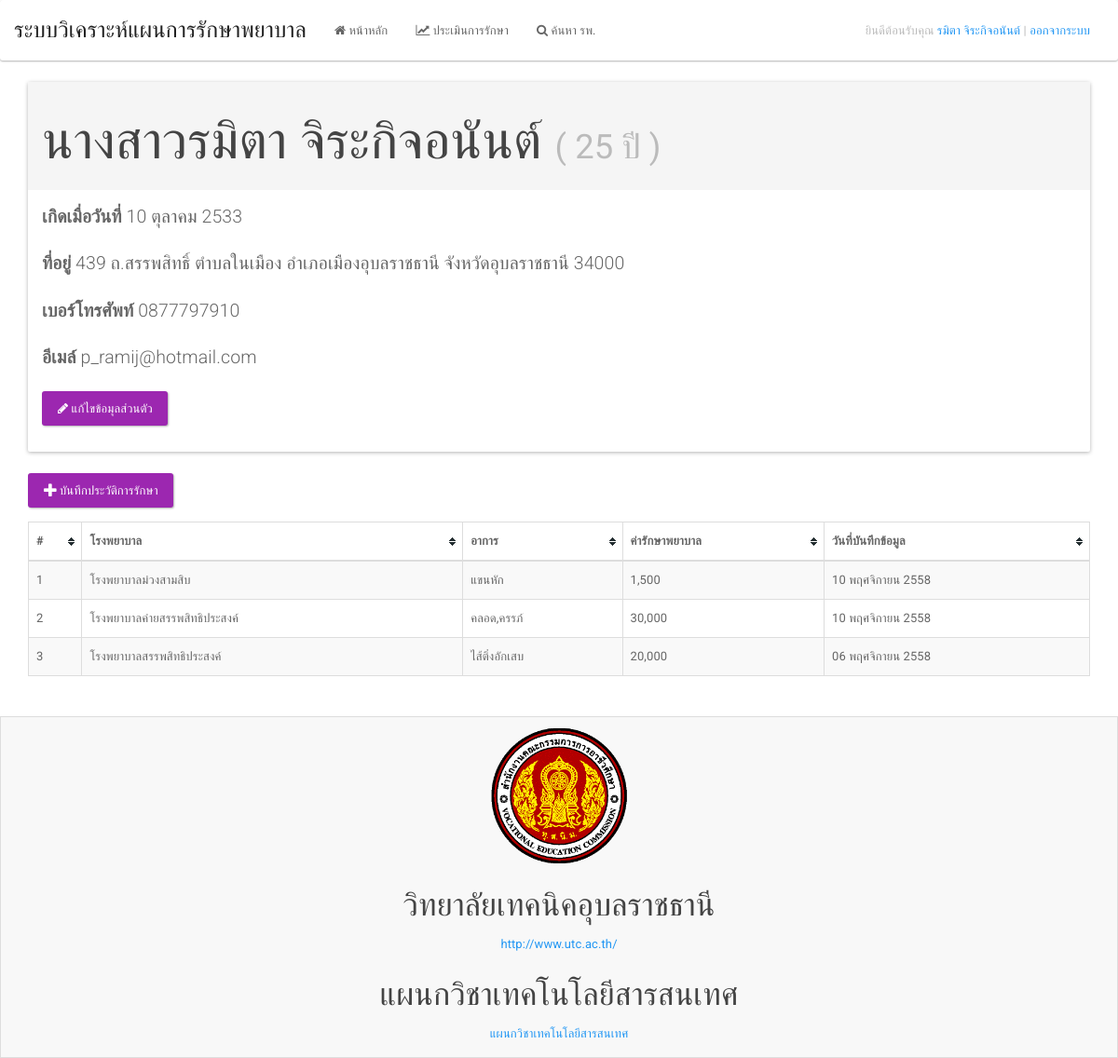
The app's page /view-profile.php (signed in) with its own data.
### tables this page shows
CREATE TABLE `profile` (
  `profile_id` int(10) NOT NULL,
  `profile_username` varchar(20) NOT NULL,
  `profile_pwd` varchar(12) NOT NULL DEFAULT '',
  `firstname` varchar(100) NOT NULL DEFAULT '',
  `lastname` varchar(100) NOT NULL DEFAULT '',
  `age` int(3) NOT NULL,
  `title` varchar(100) NOT NULL DEFAULT '' COMMENT 'คำนำหน้าชื่อ',
  `gender` enum('M','F') DEFAULT NULL,
  `birthday` varchar(10) NOT NULL,
  `tel` text,
  `email` varchar(100) DEFAULT '',
  `address` text NOT NULL,
  `province` int(3) NOT NULL,
  `amphur` int(3) NOT NULL,
  `district` int(3) NOT NULL,
  `zipcode` int(5) NOT NULL,
  `lat` varchar(100) DEFAULT NULL,
  `lng` varchar(100) DEFAULT '',
  `date_added` datetime NOT NULL,
  `privacy` enum('0','1') DEFAULT '1' COMMENT 'public user or not',
  `last_login` datetime NOT NULL
);

CREATE TABLE `district` (
  `DISTRICT_ID` int(5) NOT NULL,
  `DISTRICT_CODE` varchar(6) NOT NULL,
  `DISTRICT_NAME` varchar(150) NOT NULL,
  `AMPHUR_ID` int(5) NOT NULL DEFAULT '0',
  `PROVINCE_ID` int(5) NOT NULL DEFAULT '0',
  `GEO_ID` int(5) NOT NULL DEFAULT '0'
);

CREATE TABLE `amphur` (
  `AMPHUR_ID` int(5) NOT NULL,
  `AMPHUR_CODE` varchar(4) NOT NULL,
  `AMPHUR_NAME` varchar(150) NOT NULL,
  `GEO_ID` int(5) NOT NULL DEFAULT '0',
  `PROVINCE_ID` int(5) NOT NULL DEFAULT '0'
);

CREATE TABLE `province` (
  `PROVINCE_ID` int(5) NOT NULL,
  `PROVINCE_CODE` varchar(2) NOT NULL,
  `PROVINCE_NAME` varchar(150) NOT NULL,
  `GEO_ID` int(5) NOT NULL DEFAULT '0'
);

CREATE TABLE `medical` (
  `medical_id` int(10) NOT NULL,
  `organ` text COMMENT 'อาการป่วยที่เข้ารับการรักษา',
  `cost` int(11) NOT NULL COMMENT 'ค่ารักษาพยาบาล',
  `date_start` date DEFAULT NULL,
  `date_end` date DEFAULT NULL,
  `rating` enum('1','2','3','4','5') NOT NULL,
  `comment` text,
  `hospital_id` int(11) NOT NULL,
  `profile_id` varchar(10) NOT NULL DEFAULT '',
  `medical_type_id` int(11) DEFAULT NULL COMMENT 'ข้อมูลประเภทของการรักษาเลือกจากฐานข้อมูล',
  `date_added` datetime NOT NULL
);

CREATE TABLE `hospital` (
  `hospital_id` int(11) NOT NULL,
  `hospital_verify_code` varchar(100) NOT NULL,
  `hospital_name` varchar(255) NOT NULL DEFAULT '' COMMENT 'ชื่อ รพ.',
  `hospital_address` text NOT NULL COMMENT 'ที่อยู่ รพ.',
  `province` int(3) NOT NULL COMMENT 'จังหวัดที่ตั้ง',
  `amphur` int(3) NOT NULL COMMENT 'อำเภอที่ตั้ง',
  `district` int(3) NOT NULL COMMENT 'ตำบลที่ตั้ง',
  `zipcode` int(5) NOT NULL COMMENT 'รหัสไปรษณีย์',
  `lat` varchar(100) DEFAULT NULL COMMENT 'lattitude',
  `lng` varchar(100) DEFAULT NULL COMMENT 'longtitude',
  `tel` text NOT NULL COMMENT 'เบอร์ รพ. โทรศัพท์บ้าน คั่นด้วยเครื่องหมาย ","',
  `email` varchar(100) DEFAULT '' COMMENT 'เมล์',
  `date_added` datetime NOT NULL COMMENT 'วันที่เพิ่มข้อมูล'
);

### php/config/database.inc.php (called while the page is built, shortened)
<?php
require_once 'setting.inc.php';
class database {
    public $mysqli;
    public function connection() {
        $this->mysqli = mysqli_init();
        $link = $this->mysqli->real_connect(LOCALHOST, USER, PWD, DBNAME);
        if ($link) {
            $this->mysqli->set_charset("UTF8");
            return true;
        } else {
            print $this->mysqli->connect_error;
        }
    }
    public function close_connection() {
        $this->mysqli = null;
    }
    public function query($sql, &$rows, &$num_rows) {
        if (self::connection()) {
            $result = $this->mysqli->query($sql);
            if ($result) {
                if ($result !== true) {
                    while ($data = $result->fetch_assoc()) {
                        $rows[] = $data;
                    }
                }
            } else {
                return "Error1 : " . $this->mysqli->errno . " = " . $this->mysqli->error;
            }
            return true;
        }
    }
}
?>

### php/classes/provinces.inc.php (called while the page is built, shortened)
<?php
class provinces extends db {
    public function get_province($id) {
        $sql = "select * from province where PROVINCE_ID = " . $id . ";";
        $result = parent::query($sql, $rows, $num_rows);
        if ($result) {
            return $rows;
        } else {
            echo $result;
        }
    }
    public function get_amphur($id) {
        $sql = "select * from amphur where AMPHUR_ID = " . $id . ";";
        $result = parent::query($sql, $rows, $num_rows);
        if ($result) {
            return $rows;
        } else {
            echo $result;
        }
    }
    public function get_district($id) {
        $sql = "select * from district where DISTRICT_ID = " . $id . ";";
        $result = parent::query($sql, $rows, $num_rows);
        if ($result) {
            return $rows;
        } else {
            echo $result;
        }
    }
}

### php/classes/profiles.inc.php (called while the page is built, shortened)
<?php
Class profiles extends db {
    public function get_profile($id) {
        $sql = "SELECT * FROM profile WHERE profile_id = " . $id . " LIMIT 1;";
        $result = parent::query($sql, $rows, $num_rows);
        if ($result) {
            return $rows[0];
        }
    }
    public function convert_birthday($bd = "", $arr_month = array()) {
        $bd = explode("-", $bd);
        $month = $arr_month[number_format($bd[1])];
        $year = $bd[0] + 543;
        $birthday = $bd[2] . " " . $month . " " . $year;
        return $birthday;
    }
}

### php/config/autoload.inc.php (called while the page is built, shortened)
<?php
@require_once 'setting.inc.php';
function file_include($class) {
    $path = str_replace('\\', DS, WWW_ROOT . DS . $class . '.inc.php');
}

### php/config/setting.inc.php (called while the page is built, shortened)
<?php
$arr_month = array(
    1 => "มกราคม",
    2 => "กุมภาพันธ๋",
    3 => "มีนาคม",
    4 => "เมษายน",
    5 => "พฤษภาคม",
    6 => "มิถุนายน",
    7 => "กรกฎาคม",
    8 => "สิงหาคม",
    9 => "กันยายน",
    10 => "ตุลาคม",
    11 => "พฤศจิกายน",
    12 => "ธันวาคม",
);

### php/classes/hospitals.inc.php (called while the page is built, shortened)
<?php
class hospitals extends db {
    public function get_hospital_detail_by_id($id) {
        $sql = 'SELECT * FROM `hospital` WHERE hospital_id = ' . $id . ';';
        $result = $this->query($sql, $rows, $num_rows);
        if ($result === true) {
            $id = $rows[0];
            return $id;
        } else {
            print $result;
        }
    }
    public function get_medical($profile_id) {
        $sql = "SELECT * FROM medical WHERE `profile_id` = '" . $profile_id . "' ORDER BY date_added DESC;";
        $result = $this->query($sql, $rows, $num_rows);
        if ($result) {
            return $rows;
        } else {
            print "Get Medical Error: " . $result;
            return false;
        }
    }
}

### view-profile.php (the view, shortened to what this page needs)
<?php
if (isset($_SESSION['profile']) && $_SESSION['profile'] == 'logon') {
    include 'php/config/autoload.inc.php';
}
$pv = new cls\provinces();
$pf = new cls\profiles();
$ht = new cls\hospitals();
$data_medical = $ht->get_medical($_SESSION['profile_detail']['profile_username']);
$data = $pf->get_profile(trim($_SESSION['profile_detail']['profile_id']));
$province = $pv->get_province($data['province'])[0];
$amphur = $pv->get_amphur($data['amphur'])[0];
$district = $pv->get_district($data['district'])[0];
?>
    <!DOCTYPE html>
    <html lang="en">
    <head>
        <link rel="stylesheet" href="js/jquery-ui-1.11.4.custom/jquery-ui.min.css">
        <link rel="stylesheet" href="node_modules/bootstrap/dist/css/bootstrap.min.css">
        <link rel="stylesheet" href="css/font-awesome.min.css">
        <link rel="stylesheet" href="css/mine.css">
    </head>
    <body>
        <?php include "header.php";?>
            <article class="container" style="">
                <section>
                    <div class="row">
                        <div class="col-md-12">
                            <div class="panel panel-default">
                                <div class="panel-heading">
                                    <h1 class=""><?=$data['title'] . "" . $data['firstname'] . " " . $data['lastname'] . " <small>( " . $data['age'] . " ปี )</small>";?></h1>
                                </div>
                                <div class="panel-body">
                                    <p class="lead">
                                        <strong>เกิดเมื่อวันที่</strong>
                                        <?=$pf->convert_birthday($data['birthday'], $arr_month);?>
                                    </p>
                                    <p class="lead">
                                        <strong>ที่อยู่</strong>
                                        <?=$data['address'] . " ตำบล" . $district['DISTRICT_NAME'] . " อำเภอ" . $amphur['AMPHUR_NAME'] . " จังหวัด" . $province['PROVINCE_NAME'] . " " . $data['zipcode'];?>
                                    </p>
                                    <p class="lead">
                                        <strong>เบอร์โทรศัพท์ </strong>
                                        <?=$data['tel'];?>
                                    </p>
                                    <p class="lead">
                                        <strong>อีเมล์ </strong>
                                        <?=($data['email'] == "") ? "-" : $data['email'];?>
                                    </p>
                                    <p>
                                        <a href="edit-profile.php">
                                            <button class="btn btn-info"><i class="fa fa-pencil"></i> แก้ไขข้อมุลส่วนตัว</button>
                                        </a>
                                    </p>
                                </div>
                            </div>
                        </div>
                    </div>
                </section>
                <section class="content">
                    <div class="row" style="margin-bottom: 15px;">
                        <div class="col-md-12">
                            <a href="create-medical.php">
                                <button class="btn btn-info"><i class="fa fa-plus fa-lg"></i> บันทึกประวัติการรักษา</button>
                            </a>
                        </div>
                    </div>
                    <div class="row">
                        <div class="col-md-12">
                            <table class="table table-hover table-bordered table-striped">
                                <thead>
                                    <tr>
                                        <th>#</th>
                                        <th>โรงพยาบาล</th>
                                        <th>อาการ</th>
                                        <th>ค่ารักษาพยาบาล</th>
                                        <th>วันที่บันทึกข้อมูล</th>
                                    </tr>
                                </thead>
                                <tbody>
                                    <?php
$i = 0;
if (count($data_medical) > 0) {
    foreach ($data_medical as $key => $value) {
        $i++;
        $hospital = $ht->get_hospital_detail_by_id($value['hospital_id']);
        $time = strtotime($value['date_added']);
        $y = date("Y", $time) + 543;
        $m = $arr_month[date("m", $time)];
        $date = date("d", $time) . " " . $m . " " . $y;
        print "
                                <tr>
                                    <td>" . $i . "</td>
                                    <td>" . $hospital['hospital_name'] . "</td>
                                    <td>" . $value['organ'] . "</td>
                                    <td>" . number_format($value['cost']) . "</td>
                                    <td>" . $date . "</td>
                                </tr>
                                ";
    }
} else {
    echo "
<tr>
    <td colspan=5 align=center>ไม่มีประวัติการรักษา</td>
</tr>
    ";
}
?>
                                </tbody>
                            </table>
                        </div>
                    </div>
                </section>
            </article>
            <?php include 'footer.php';?>
    </body>
    </html>

### css/mine.css (style rules this page uses)
html, body { height: 100% }
table.table thead tr th { background-image: url(../images/table/bg.gif); background-repeat: no-repeat; background-position: center right; cursor: pointer; }
article { position: relative; }

### records on screen
profile: title "นางสาว", firstname "รมิตา", lastname "จิระกิจอนันต์", age "25", birthday "10 ตุลาคม 2533", address "439 ถ.สรรพสิทธิ์", zipcode "34000", tel "0877797910", email "p_ramij@hotmail.com"
district: DISTRICT_NAME "ในเมือง"
amphur: AMPHUR_NAME "เมืองอุบลราชธานี"
province: PROVINCE_NAME "อุบลราชธานี"
medical: hospital.hospital_name "โรงพยาบาลม่วงสามสิบ", organ "แขนหัก", cost "1,500", date_added "10 พฤศจิกายน 2558"
medical: hospital.hospital_name "โรงพยาบาลค่ายสรรพสิทธิประสงค์", organ "คลอด,ครรภ์", cost "30,000", date_added "10 พฤศจิกายน 2558"
medical: hospital.hospital_name "โรงพยาบาลสรรพสิทธิประสงค์", organ "ไส้ติ่งอักเสบ", cost "20,000", date_added "06 พฤศจิกายน 2558"

### other values on screen
$_SESSION['profile_detail']['firstname'] "รมิตา"
$_SESSION['profile_detail']['lastname'] "จิระกิจอนันต์"
